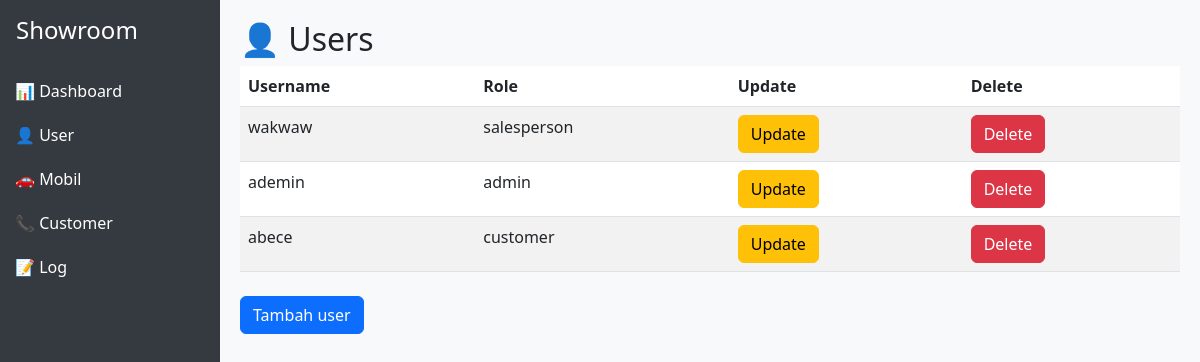
The page /users/userlist/ on the database its author committed.
### users/models.py (models this page shows, shortened)
class User(AbstractUser):
    ROLE_CHOICES = (
        ("admin", "Admin"),
        ("salesperson", "Salesperson"),
        ("customer", "Customer"),
    )
    role = models.CharField(max_length=20, choices=ROLE_CHOICES, default="customer")

### users/views.py (the view)
# urls.py: path('userlist/', userlist_view, name='user_list'),
def userlist_view(request):
    context = {
        'users' : User.objects.all()
    }
    return render(request,'users/user_index.html',context)

### users/templates/users/user_index.html
{% extends "base.html" %}
{% block content %}
<h2>👤 Users</h2>
<table class="table table-striped">
  <thead>
    <tr>
      <th>Username</th>
      <th>Role</th>
      <th>Update</th>
      <th>Delete</th>
    </tr>
  </thead>
  <tbody>
    {% for user in users %}
    <tr>
      <td>{{ user.username }}</td>
      <td>{{ user.role }}</td>
      <td><a href="{% url 'update_user' user.id %}" class="btn btn-warning">Update</td>
      <td><a href="{% url 'delete_user' user.id %}" class="btn btn-danger">Delete</td>
    </tr>
    {% endfor %}
  </tbody>
</table>
<a href="{% url 'register'%}" class="btn btn-primary mt-2">Tambah user</a>
{% endblock content %}

### templates/base.html (style rules this page uses)
body { min-height: 100vh; display: flex; }

### rows shown on the page
User: username "wakwaw", role "salesperson"
User: username "ademin", role "admin"
User: username "abece", role "customer"
